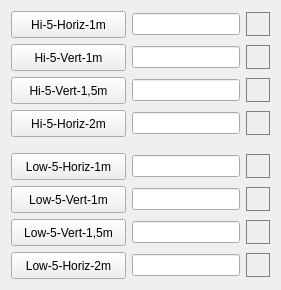
      <widget class="QWidget" name="tab_2">
       <attribute name="title">
        <string>5 Meter</string>
       </attribute>
       <layout class="QGridLayout" name="gridLayout">
        <item row="0" column="0">
         <layout class="QHBoxLayout" name="horizontalLayout_12">
          <item>
           <widget class="QPushButton" name="btnLoadHi5Horiz10">
            <property name="sizePolicy">
             <sizepolicy hsizetype="Fixed" vsizetype="Fixed">
              <horstretch>0</horstretch>
              <verstretch>0</verstretch>
             </sizepolicy>
            </property>
            <property name="minimumSize">
             <size>
              <width>115</width>
              <height>27</height>
             </size>
            </property>
            <property name="maximumSize">
             <size>
              <width>115</width>
              <height>27</height>
             </size>
            </property>
            <property name="toolTip">
             <string>&lt;html&gt;&lt;head/&gt;&lt;body&gt;&lt;p&gt;Select file for Hi Band 5 meter distance Horizontal polarity 1 meter elevation&lt;/p&gt;&lt;/body&gt;&lt;/html&gt;</string>
            </property>
            <property name="text">
             <string>Hi-5-Horiz-1m</string>
            </property>
           </widget>
          </item>
          <item>
           <widget class="QLineEdit" name="linehi5horiz10"/>
          </item>
          <item>
           <widget class="QLabel" name="lblHi5Horiz10">
            <property name="sizePolicy">
             <sizepolicy hsizetype="Fixed" vsizetype="Fixed">
              <horstretch>0</horstretch>
              <verstretch>0</verstretch>
             </sizepolicy>
            </property>
            <property name="minimumSize">
             <size>
              <width>24</width>
              <height>24</height>
             </size>
            </property>
            <property name="styleSheet">
             <string notr="true">QLabel {border: 1px solid gray}</string>
            </property>
            <property name="text">
             <string/>
            </property>
           </widget>
          </item>
         </layout>
        </item>
        <item row="1" column="0">
         <layout class="QHBoxLayout" name="horizontalLayout_13">
          <item>
           <widget class="QPushButton" name="btnLoadHi5Vert10">
            <property name="sizePolicy">
             <sizepolicy hsizetype="Fixed" vsizetype="Fixed">
              <horstretch>0</horstretch>
              <verstretch>0</verstretch>
             </sizepolicy>
            </property>
            <property name="minimumSize">
             <size>
              <width>115</width>
              <height>27</height>
             </size>
            </property>
            <property name="sizeIncrement">
             <size>
              <width>115</width>
              <height>27</height>
             </size>
            </property>
            <property name="toolTip">
             <string>&lt;html&gt;&lt;head/&gt;&lt;body&gt;&lt;p&gt;Select file for Hi Band 5 meter distance Vertical polarity 1 meter elevation&lt;/p&gt;&lt;/body&gt;&lt;/html&gt;</string>
            </property>
            <property name="text">
             <string>Hi-5-Vert-1m</string>
            </property>
           </widget>
          </item>
          <item>
           <widget class="QLineEdit" name="linehi5vert10"/>
          </item>
          <item>
           <widget class="QLabel" name="lblHi5Vert10">
            <property name="sizePolicy">
             <sizepolicy hsizetype="Fixed" vsizetype="Fixed">
              <horstretch>0</horstretch>
              <verstretch>0</verstretch>
             </sizepolicy>
            </property>
            <property name="minimumSize">
             <size>
              <width>24</width>
              <height>24</height>
             </size>
            </property>
            <property name="styleSheet">
             <string notr="true">QLabel {border: 1px solid gray}</string>
            </property>
            <property name="text">
             <string/>
            </property>
           </widget>
          </item>
         </layout>
        </item>
        <item row="2" column="0">
         <layout class="QHBoxLayout" name="horizontalLayout_14">
          <item>
           <widget class="QPushButton" name="btnLoadHi5Vert15">
            <property name="sizePolicy">
             <sizepolicy hsizetype="Fixed" vsizetype="Fixed">
              <horstretch>0</horstretch>
              <verstretch>0</verstretch>
             </sizepolicy>
            </property>
            <property name="minimumSize">
             <size>
              <width>115</width>
              <height>27</height>
             </size>
            </property>
            <property name="sizeIncrement">
             <size>
              <width>115</width>
              <height>27</height>
             </size>
            </property>
            <property name="toolTip">
             <string>&lt;html&gt;&lt;head/&gt;&lt;body&gt;&lt;p&gt;Select file for Hi Band 5 meter distance Vertical polarity 1,5 meter elevation&lt;/p&gt;&lt;/body&gt;&lt;/html&gt;</string>
            </property>
            <property name="text">
             <string>Hi-5-Vert-1,5m</string>
            </property>
           </widget>
          </item>
          <item>
           <widget class="QLineEdit" name="linehi5vert15"/>
          </item>
          <item>
           <widget class="QLabel" name="lblHi5Vert15">
            <property name="sizePolicy">
             <sizepolicy hsizetype="Fixed" vsizetype="Fixed">
              <horstretch>0</horstretch>
              <verstretch>0</verstretch>
             </sizepolicy>
            </property>
            <property name="minimumSize">
             <size>
              <width>24</width>
              <height>24</height>
             </size>
            </property>
            <property name="styleSheet">
             <string notr="true">QLabel {border: 1px solid gray}</string>
            </property>
            <property name="text">
             <string/>
            </property>
           </widget>
          </item>
         </layout>
        </item>
        <item row="3" column="0">
         <layout class="QHBoxLayout" name="horizontalLayout_15">
          <item>
           <widget class="QPushButton" name="btnLoadHi5Horiz20">
            <property name="sizePolicy">
             <sizepolicy hsizetype="Fixed" vsizetype="Fixed">
              <horstretch>0</horstretch>
              <verstretch>0</verstretch>
             </sizepolicy>
            </property>
            <property name="minimumSize">
             <size>
              <width>115</width>
              <height>27</height>
             </size>
            </property>
            <property name="maximumSize">
             <size>
              <width>115</width>
              <height>27</height>
             </size>
            </property>
            <property name="toolTip">
             <string>&lt;html&gt;&lt;head/&gt;&lt;body&gt;&lt;p&gt;Select file for Hi Band 5 meter distance Vertical polarity 2 meter elevation&lt;/p&gt;&lt;/body&gt;&lt;/html&gt;</string>
            </property>
            <property name="text">
             <string>Hi-5-Horiz-2m</string>
            </property>
           </widget>
          </item>
          <item>
           <widget class="QLineEdit" name="linehi5horiz20"/>
          </item>
          <item>
           <widget class="QLabel" name="lblHi5Horiz20">
            <property name="sizePolicy">
             <sizepolicy hsizetype="Fixed" vsizetype="Fixed">
              <horstretch>0</horstretch>
              <verstretch>0</verstretch>
             </sizepolicy>
            </property>
            <property name="minimumSize">
             <size>
              <width>24</width>
              <height>24</height>
             </size>
            </property>
            <property name="styleSheet">
             <string notr="true">QLabel {border: 1px solid gray}</string>
            </property>
            <property name="text">
             <string/>
            </property>
           </widget>
          </item>
         </layout>
        </item>
        <item row="4" column="0">
         <spacer name="verticalSpacer">
          <property name="orientation">
           <enum>Qt::Vertical</enum>
          </property>
          <property name="sizeType">
           <enum>QSizePolicy::Fixed</enum>
          </property>
          <property name="sizeHint" stdset="0">
           <size>
            <width>20</width>
            <height>10</height>
           </size>
          </property>
         </spacer>
        </item>
        <item row="5" column="0">
         <layout class="QHBoxLayout" name="horizontalLayout_16">
          <item>
           <widget class="QPushButton" name="btnLoadLow5Horiz10">
            <property name="sizePolicy">
             <sizepolicy hsizetype="Fixed" vsizetype="Fixed">
              <horstretch>0</horstretch>
              <verstretch>0</verstretch>
             </sizepolicy>
            </property>
            <property name="minimumSize">
             <size>
              <width>115</width>
              <height>27</height>
             </size>
            </property>
            <property name="maximumSize">
             <size>
              <width>115</width>
              <height>27</height>
             </size>
            </property>
            <property name="toolTip">
             <string>&lt;html&gt;&lt;head/&gt;&lt;body&gt;&lt;p&gt;Select file for Low Band 5 meter distance Vertical polarity 1 meter elevation&lt;/p&gt;&lt;/body&gt;&lt;/html&gt;</string>
            </property>
            <property name="text">
             <string>Low-5-Horiz-1m</string>
            </property>
           </widget>
          </item>
          <item>
           <widget class="QLineEdit" name="linelow5horiz10"/>
          </item>
          <item>
           <widget class="QLabel" name="lblLow5Horiz10">
            <property name="sizePolicy">
             <sizepolicy hsizetype="Fixed" vsizetype="Fixed">
              <horstretch>0</horstretch>
              <verstretch>0</verstretch>
             </sizepolicy>
            </property>
            <property name="minimumSize">
             <size>
              <width>24</width>
              <height>24</height>
             </size>
            </property>
            <property name="styleSheet">
             <string notr="true">QLabel {border: 1px solid gray}</string>
            </property>
            <property name="text">
             <string/>
            </property>
           </widget>
          </item>
         </layout>
        </item>
        <item row="6" column="0">
         <layout class="QHBoxLayout" name="horizontalLayout_17">
          <item>
           <widget class="QPushButton" name="btnLoadLow5Vert10">
            <property name="sizePolicy">
             <sizepolicy hsizetype="Fixed" vsizetype="Fixed">
              <horstretch>0</horstretch>
              <verstretch>0</verstretch>
             </sizepolicy>
            </property>
            <property name="minimumSize">
             <size>
              <width>115</width>
              <height>27</height>
             </size>
            </property>
            <property name="maximumSize">
             <size>
              <width>115</width>
              <height>27</height>
             </size>
            </property>
            <property name="toolTip">
             <string>&lt;html&gt;&lt;head/&gt;&lt;body&gt;&lt;p&gt;Select file for Low Band 5 meter distance Vertical polarity 1 meter elevation&lt;/p&gt;&lt;/body&gt;&lt;/html&gt;</string>
            </property>
            <property name="text">
             <string>Low-5-Vert-1m</string>
            </property>
           </widget>
          </item>
          <item>
           <widget class="QLineEdit" name="linelow5vert10"/>
          </item>
          <item>
           <widget class="QLabel" name="lblLow5Vert10">
            <property name="sizePolicy">
             <sizepolicy hsizetype="Fixed" vsizetype="Fixed">
              <horstretch>0</horstretch>
              <verstretch>0</verstretch>
             </sizepolicy>
            </property>
            <property name="minimumSize">
             <size>
              <width>24</width>
              <height>24</height>
             </size>
            </property>
            <property name="styleSheet">
             <string notr="true">QLabel {border: 1px solid gray}</string>
            </property>
            <property name="text">
             <string/>
            </property>
           </widget>
          </item>
         </layout>
        </item>
        <item row="7" column="0">
         <layout class="QHBoxLayout" name="horizontalLayout_18">
          <item>
           <widget class="QPushButton" name="btnLoadLow5Vert15">
            <property name="sizePolicy">
             <sizepolicy hsizetype="Fixed" vsizetype="Fixed">
              <horstretch>0</horstretch>
              <verstretch>0</verstretch>
             </sizepolicy>
            </property>
            <property name="minimumSize">
             <size>
              <width>115</width>
              <height>27</height>
             </size>
            </property>
            <property name="maximumSize">
             <size>
              <width>115</width>
              <height>27</height>
             </size>
            </property>
            <property name="sizeIncrement">
             <size>
              <width>0</width>
              <height>0</height>
             </size>
            </property>
            <property name="toolTip">
             <string>&lt;html&gt;&lt;head/&gt;&lt;body&gt;&lt;p&gt;Select file for Low Band 5 meter distance Vertical polarity 1,5 meter elevation&lt;/p&gt;&lt;/body&gt;&lt;/html&gt;</string>
            </property>
            <property name="text">
             <string>Low-5-Vert-1,5m</string>
            </property>
           </widget>
          </item>
          <item>
           <widget class="QLineEdit" name="linelow5vert15"/>
          </item>
          <item>
           <widget class="QLabel" name="lblLow5Vert15">
            <property name="sizePolicy">
             <sizepolicy hsizetype="Fixed" vsizetype="Fixed">
              <horstretch>0</horstretch>
              <verstretch>0</verstretch>
             </sizepolicy>
            </property>
            <property name="minimumSize">
             <size>
              <width>24</width>
              <height>24</height>
             </size>
            </property>
            <property name="styleSheet">
             <string notr="true">QLabel {border: 1px solid gray}</string>
            </property>
            <property name="text">
             <string/>
            </property>
           </widget>
          </item>
         </layout>
        </item>
        <item row="8" column="0">
         <layout class="QHBoxLayout" name="horizontalLayout_19">
          <item>
           <widget class="QPushButton" name="btnLoadLow5Horiz20">
            <property name="sizePolicy">
             <sizepolicy hsizetype="Fixed" vsizetype="Fixed">
              <horstretch>0</horstretch>
              <verstretch>0</verstretch>
             </sizepolicy>
            </property>
            <property name="minimumSize">
             <size>
              <width>115</width>
              <height>27</height>
             </size>
            </property>
            <property name="maximumSize">
             <size>
              <width>115</width>
              <height>27</height>
             </size>
            </property>
            <property name="sizeIncrement">
             <size>
              <width>0</width>
              <height>0</height>
             </size>
            </property>
            <property name="toolTip">
             <string>&lt;html&gt;&lt;head/&gt;&lt;body&gt;&lt;p&gt;Select file for Low Band 5 meter distance Vertical polarity 2 meter elevation&lt;/p&gt;&lt;/body&gt;&lt;/html&gt;</string>
            </property>
            <property name="text">
             <string>Low-5-Horiz-2m</string>
            </property>
           </widget>
          </item>
          <item>
           <widget class="QLineEdit" name="linelow5horiz20"/>
          </item>
          <item>
           <widget class="QLabel" name="lblLow5Horiz20">
            <property name="sizePolicy">
             <sizepolicy hsizetype="Fixed" vsizetype="Fixed">
              <horstretch>0</horstretch>
              <verstretch>0</verstretch>
             </sizepolicy>
            </property>
            <property name="minimumSize">
             <size>
              <width>24</width>
              <height>24</height>
             </size>
            </property>
            <property name="styleSheet">
             <string notr="true">QLabel {border: 1px solid gray}</string>
            </property>
            <property name="text">
             <string/>
            </property>
           </widget>
          </item>
         </layout>
        </item>
       </layout>
      </widget>
